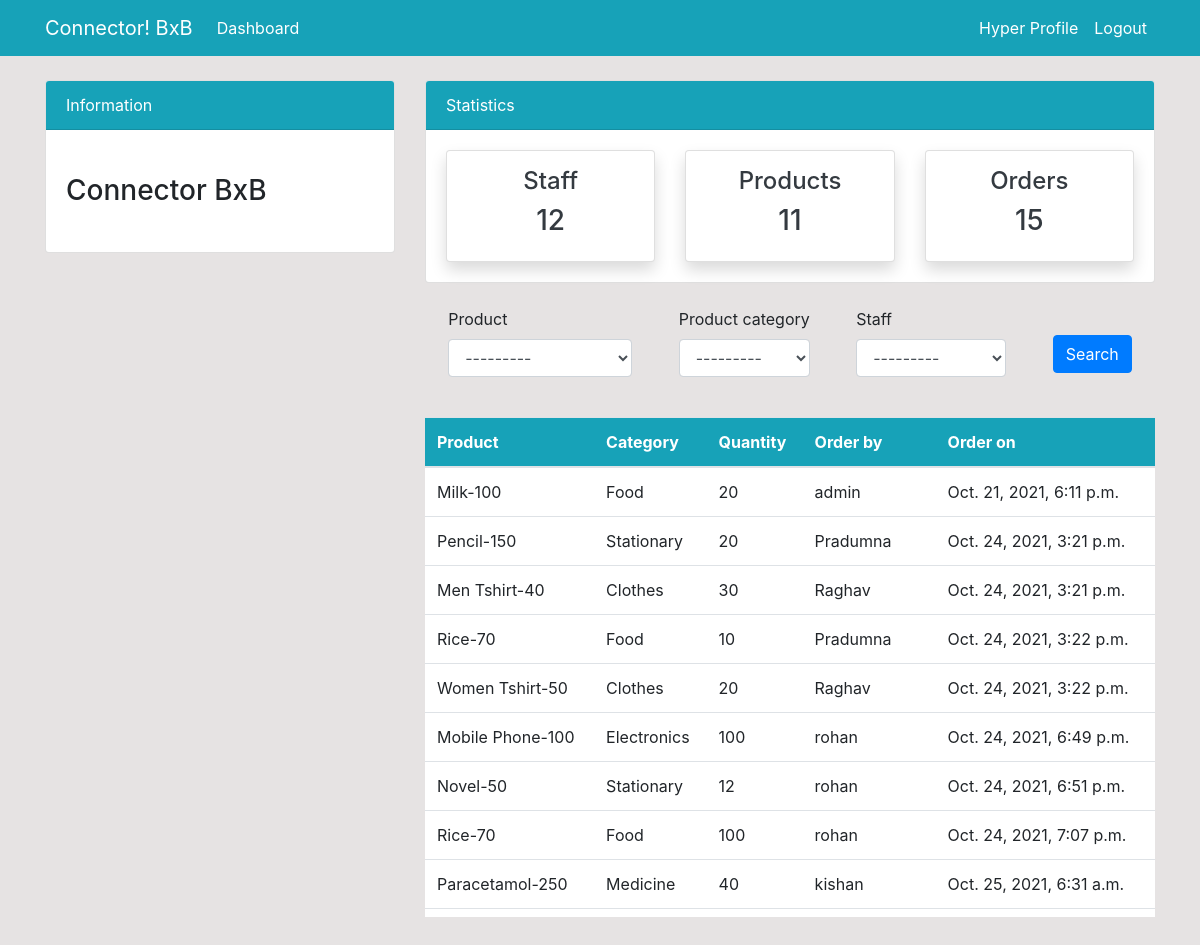
Page /order/ (signed in) on the committed database.
### dashboard/models.py (models this page shows, shortened)
class Order(models.Model):
    product = models.ForeignKey(Product, on_delete=models.CASCADE , null=True)
    staff = models.ForeignKey(User, on_delete=models.CASCADE , null=True)
    order_quantity = models.PositiveIntegerField(null=True)
    date  = models.DateTimeField(auto_now_add= True)
    class Meta:
        verbose_name_plural = 'Orders'

class Product(models.Model):
    name = models.CharField(max_length=100 , null=True)
    category = models.CharField(max_length=20, choices=CATEGORY , null=True)
    quantity = models.PositiveIntegerField(null=True)
    class Meta:
        verbose_name_plural = 'Products'
    def __str__(self):
        return f'{self.name}-{self.quantity}'

### dashboard/views.py (the view)
# urls.py: path('order/', views.order, name='dashboard-order'),
@login_required(login_url='user-login')
def order(request):
    orders = Order.objects.all()
    orders_count = orders.count()
    workers_count = User.objects.all().count()
    product_count = Product.objects.all().count()
    myFilter_order = OrderFilter(request.GET, queryset = orders)
    orders = myFilter_order.qs
    myFilter_order = OrderFilter(request.GET, queryset = orders)
    context = {
        'orders': orders,
        'workers_count' : workers_count,
        'orders_count' : orders_count,
        'product_count': product_count,
        'myFilter_order' : myFilter_order,
    }
    return render(request, "dashboard/order.html", context)

### templates/dashboard/order.html (shortened to what this page needs)
{% extends 'assets/base.html' %}
{% load crispy_forms_tags %}
{% block content %} {% include 'assets/topnav.html' %}
<div class="container">
  <div class="row my-4">
    <div class="col-md-4"></div>
    <div class="col-md-8">
      <form method="get" style="display:flex;justify-content:space-around;align-items:center;">
        {{myFilter_order.form | crispy}}
        <button class="btn btn-primary mt-2" type="submit">Search</button>
      </form>
      <br>
      <div style="overflow: auto; height: 500px">
        <table class="table bg-white">
          <thead class="bg-info">
            <tr class="text-white">
              <th scope="col">Product</th>
              <th scope="col">Category</th>
              <th scope="col">Quantity</th>
              <th scope="col">Order by</th>
              <th scope="col">Order on</th>
            </tr>
          </thead>
          <tbody>
            {% for order in orders %}
            <tr>
              <td>{{ order.product }}</td>
              <td>{{ order.product.category }}</td>
              <td>{{ order.order_quantity }}</td>
              <td>{{ order.staff }}</td>
              <td>{{ order.date }}</td>
            </tr>
            {% endfor %}
          </tbody>
        </table>
      </div>
    </div>
  </div>
</div>
{% endblock %}

### templates/assets/nav.html (shortened to what this page needs)
<nav class="navbar navbar-expand-lg navbar-info bg-info">
  <div class="container">
    {% if user.is_authenticated %}
    <a class="navbar-brand text-white" href="{% url 'dashboard-index' %}"
      >Connector! BxB</a
    >
    <div class="collapse navbar-collapse" id="navbarSupportedContent">
      <ul class="navbar-nav mr-auto">
        <li class="nav-item active">
          <a class="nav-link text-white" href="{% url 'dashboard-index' %}"
            >Dashboard <span class="sr-only">(current)</span></a
          >
        </li>
      </ul>
      <ul class="navbar-nav ml-auto">
        <li class="nav-item active">
          <a class="nav-link text-white" href="{%url 'user-profile'%}"
            >{{ user.username }} Profile <span class="sr-only">(current)</span></a
          >
        </li>
        <li class="nav-item">
          <a class="nav-link text-white" href="{% url 'user-logout'%}"
            >Logout</a
          >
        </li>
      </ul>
      {% endif %}
    </div>
  </div>
</nav>

### static/style.css (style rules this page uses)
body { background: rgb(230, 227, 227); }

### rows in the picture
Order: product "Milk-100", product.category "Food", order_quantity "20", staff "admin", date "Oct. 21, 2021, 6:11 p.m."
Order: product "Pencil-150", product.category "Stationary", order_quantity "20", staff "Pradumna", date "Oct. 24, 2021, 3:21 p.m."
Order: product "Men Tshirt-40", product.category "Clothes", order_quantity "30", staff "Raghav", date "Oct. 24, 2021, 3:21 p.m."
Order: product "Rice-70", product.category "Food", order_quantity "10", staff "Pradumna", date "Oct. 24, 2021, 3:22 p.m."
Order: product "Women Tshirt-50", product.category "Clothes", order_quantity "20", staff "Raghav", date "Oct. 24, 2021, 3:22 p.m."
Order: product "Mobile Phone-100", product.category "Electronics", order_quantity "100", staff "rohan", date "Oct. 24, 2021, 6:49 p.m."
Order: product "Novel-50", product.category "Stationary", order_quantity "12", staff "rohan", date "Oct. 24, 2021, 6:51 p.m."
Order: product "Rice-70", product.category "Food", order_quantity "100", staff "rohan", date "Oct. 24, 2021, 7:07 p.m."
Order: product "Paracetamol-250", product.category "Medicine", order_quantity "40", staff "kishan", date "Oct. 25, 2021, 6:31 a.m."

### other values in the picture
{{ user.username }} "Hyper"
{{ workers_count }} "12"
{{ product_count }} "11"
{{ orders_count }} "15"
